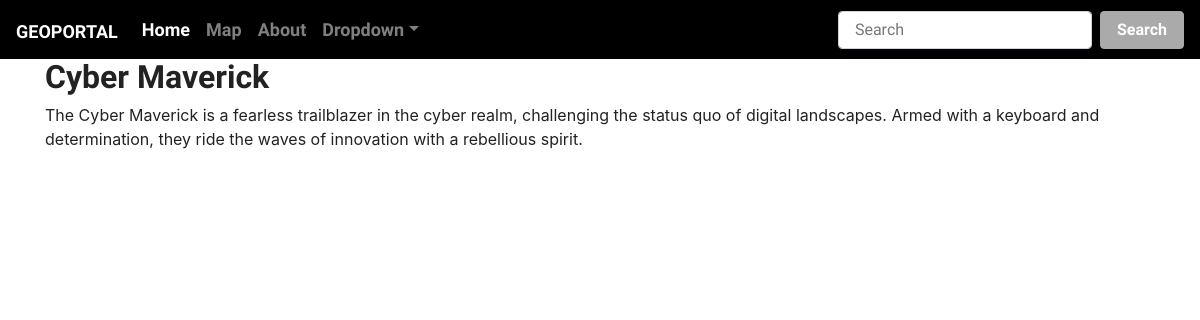
The app's page /articles/3/ with its own data.
### MyGIS/models.py (models this page shows, shortened)
class Articles(models.Model):
    title = models.CharField(max_length=200)
    text = models.TextField()
    user = models.ForeignKey(User, on_delete=models.DO_NOTHING)

### MyGIS/views.py (the view)
# urls.py: re_path(r'^articles/(?P<article_id>[0-9]+)/$', views.show_articles, name='article'),
def show_articles(request, article_id):
    article = get_object_or_404(Articles, id=article_id)
    return render(request, 'MyGIS/article.html', {'article': article})

### MyGIS/templates/MyGIS/article.html (shortened to what this page needs)
{% extends 'MyGIS/base.html' %}
{% block content %}
    <h2> {{ article.title}}</h2>
    <p>{{ article.text | safe }}</p>
{% endblock %}

### records on screen
Articles: title "Cyber Maverick", text "The Cyber Maverick is a fearless trailblazer in the cyber realm, challenging the status quo of digital landscapes. Armed with a keyboard and determination, they ride the waves of innovation with a rebellious spirit."
